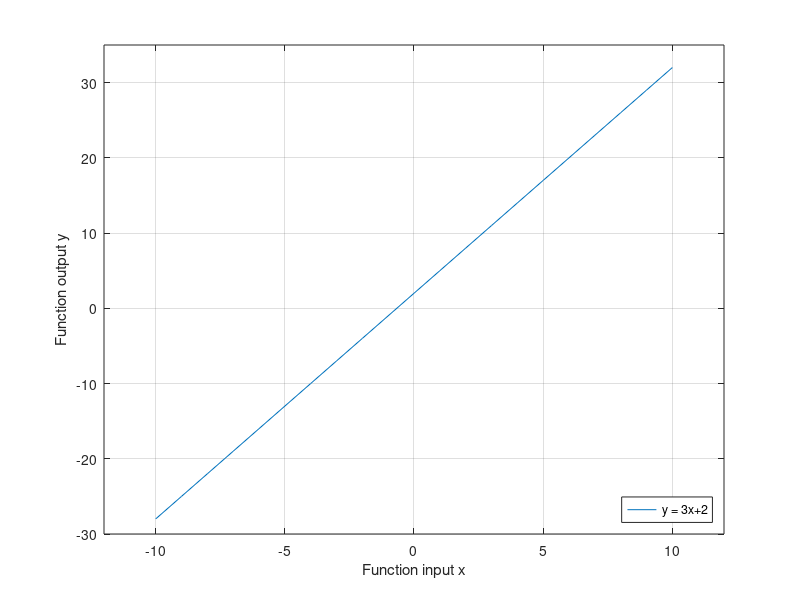

Recreate this plot in MATLAB. (Note: this script raises an error after producing the figure.)
clc; clear all ; close all;
%% Dummy example parameters
x = -10:10 ;
y = 3.*x +2 ;
%% How to prepare and save a nice figure
figure('Position',[300 300 600 400]); % The size of the figure can be changed with the last two values of the position vector.
plot(x,y) ;
xlabel('Function input x') % Set x-axis label
ylabel('Function output y') % Set y-axis label
legend('y = 3x+2','Location','southeast') % Dont forget to add a legend. You can change its location by changing 'southeast'.
xlim([-12 12]) % Adjust the xaxis if needed.
ylim([-30 35]) % Adjust the yaxis if needed.
grid on ; % Grids almost for all cases should be on
print('Q1_result1.eps','-depsc') ; % Always save it as an .eps file so that it looks nice on your report!


%% How to export your source code as .txt file.
filename = fullfile('mainExample.m'); % You should change "mainExample.m" with the name of your source file!
copyfile(filename,'mainExample.txt','f') % Here, 'mainExample.txt' is the output. You should upload the 'main.txt' (or whatever you name it).